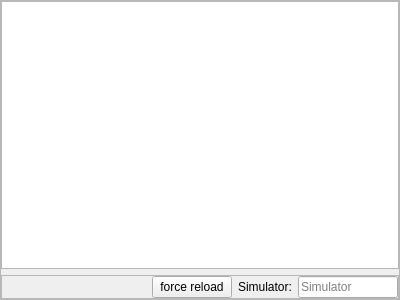
<?xml version="1.0" encoding="UTF-8"?>
<ui version="4.0">
 <class>CDbOwnModelsComponent</class>
 <widget class="QFrame" name="CDbOwnModelsComponent">
  <property name="geometry">
   <rect>
    <x>0</x>
    <y>0</y>
    <width>400</width>
    <height>300</height>
   </rect>
  </property>
  <property name="windowTitle">
   <string>Frame</string>
  </property>
  <property name="frameShape">
   <enum>QFrame::StyledPanel</enum>
  </property>
  <property name="frameShadow">
   <enum>QFrame::Raised</enum>
  </property>
  <layout class="QVBoxLayout" name="vl_OwnModelsComponent">
   <property name="leftMargin">
    <number>0</number>
   </property>
   <property name="topMargin">
    <number>0</number>
   </property>
   <property name="rightMargin">
    <number>0</number>
   </property>
   <property name="bottomMargin">
    <number>0</number>
   </property>
   <item>
    <widget class="swift::gui::views::CAircraftModelView" name="tvp_OwnAircraftModels">
     <property name="selectionBehavior">
      <enum>QAbstractItemView::SelectRows</enum>
     </property>
     <attribute name="verticalHeaderVisible">
      <bool>false</bool>
     </attribute>
     <attribute name="verticalHeaderHighlightSections">
      <bool>false</bool>
     </attribute>
    </widget>
   </item>
   <item>
    <widget class="QFrame" name="fr_Simulator">
     <property name="frameShape">
      <enum>QFrame::StyledPanel</enum>
     </property>
     <property name="frameShadow">
      <enum>QFrame::Raised</enum>
     </property>
     <layout class="QHBoxLayout" name="hl_Simulator">
      <property name="leftMargin">
       <number>0</number>
      </property>
      <property name="topMargin">
       <number>0</number>
      </property>
      <property name="rightMargin">
       <number>0</number>
      </property>
      <property name="bottomMargin">
       <number>0</number>
      </property>
      <item>
       <widget class="swift::gui::components::CSimulatorSelector" name="comp_SimulatorSelector">
        <property name="minimumSize">
         <size>
          <width>50</width>
          <height>0</height>
         </size>
        </property>
       </widget>
      </item>
      <item>
       <spacer name="hs_Simulator">
        <property name="orientation">
         <enum>Qt::Horizontal</enum>
        </property>
        <property name="sizeHint" stdset="0">
         <size>
          <width>40</width>
          <height>20</height>
         </size>
        </property>
       </spacer>
      </item>
      <item>
       <widget class="QPushButton" name="pb_ForceReload">
        <property name="text">
         <string>force reload</string>
        </property>
       </widget>
      </item>
      <item>
       <widget class="QLabel" name="lbl_Simulator">
        <property name="text">
         <string>Simulator:</string>
        </property>
       </widget>
      </item>
      <item>
       <widget class="QLineEdit" name="le_Simulator">
        <property name="maximumSize">
         <size>
          <width>100</width>
          <height>16777215</height>
         </size>
        </property>
        <property name="readOnly">
         <bool>true</bool>
        </property>
        <property name="placeholderText">
         <string>Simulator</string>
        </property>
       </widget>
      </item>
     </layout>
    </widget>
   </item>
  </layout>
 </widget>
 <customwidgets>
  <customwidget>
   <class>swift::gui::views::CAircraftModelView</class>
   <extends>QTableView</extends>
   <header>gui/views/aircraftmodelview.h</header>
  </customwidget>
  <customwidget>
   <class>swift::gui::components::CSimulatorSelector</class>
   <extends>QFrame</extends>
   <header>gui/components/simulatorselector.h</header>
   <container>1</container>
  </customwidget>
 </customwidgets>
 <resources/>
 <connections/>
</ui>
